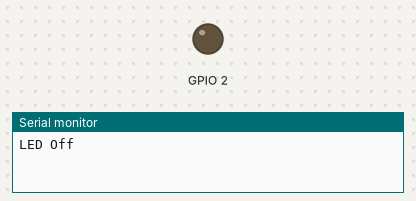
Bench run of a sketch on a simulated ESP8266 (NodeMCU). On the bench: output pins drawn as LEDs (lit = HIGH), the last lines printed to the serial monitor. WiFi joins after 1.5 s; servers stay silent unless stated; uploads are accepted with an empty reply.

Above: at 0.1 s.
At 1.6 s:
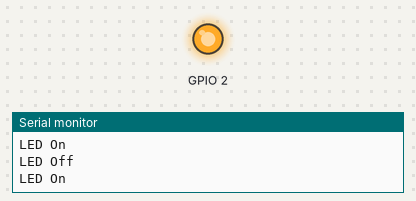
Timing chart, 0 to 3.1 s (numbered marks = the images above):
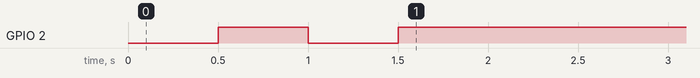

Measured:
- by itself, GPIO 2: LOW → HIGH at 0.50 s, → LOW 0.50 s later, → HIGH 0.50 s later

The sketch:

NodeMCUTestCode.ino
```cpp
//NodeMCU Test Code
//4 Step testing method:
//1)LED Blink 2)Wifi Scan 3)IP Address print 4)Push Dummy Data

#include <ESP8266WiFi.h>
#include <WiFiClientSecure.h>
//Wifi Credentials
const char* MY_SSID = "ReapBenefit";                //Enter your SSID
const char* MY_PWD =  "solvesmalldentbig";          //Enter your password

int value;
String user1;

//For pushing data into google sheet
const char* host = "script.google.com";                 //Do Not Change
const int httpsPort = 443;                //Do Not Change

WiFiClientSecure client;

// SHA1 fingerprint of the certificate, do not change
const char* fingerprint = "46 B2 C3 44 9C 59 09 8B 01 B6 F8 BD 4C FB 00 74 91 2F EF F6";

String GAS_ID = "AKfycbzYAanq99TNhKtw91ZmW2xO1VGF0w4dI5PA9z5v-36dNrnrt5i3"; //GAS ID is obtained after deploying your script as web app

int show;

void setup() {
  Serial.begin(115200);
  show = 0;
  pinMode(LED_BUILTIN, OUTPUT);     // Initialize the LED_BUILTIN pin as an output
}

void wificonnect()
{
  Serial.print("Connecting to " + *MY_SSID);
  WiFi.begin(MY_SSID, MY_PWD);
  while (WiFi.status() != WL_CONNECTED) //not connected,..waiting to connect
  {
    delay(500);
    Serial.print(".");
  }
  Serial.println("Credentials accepted! Connected to wifi\n ");
}

void sendData(int val, String user)
{
  Serial.print("connecting to ");
  Serial.println(host);
  if (client.connect(host, httpsPort))
  {
    if (client.verify(fingerprint, host))
    {
      Serial.println("certificate matches");
    }
    else
    {
      Serial.println("certificate doesn't match");
    }

    String string_value =  String(val, DEC);
    String string_user = String(user);

    String url = "/macros/s/" + GAS_ID + "/exec?value=" + string_value + "&user=" + string_user ;
    Serial.print("requesting URL: ");
    Serial.println(url);

    client.print(String("GET ") + url + " HTTP/1.1\r\n" +
                 "Host: " + host + "\r\n" +
                 "User-Agent: BuildFailureDetectorESP8266\r\n" +
                 "Connection: close\r\n\r\n");

    Serial.println("request sent");
    while (client.connected()) {
      String line = client.readStringUntil('\n');
      if (line == "\r") {
        Serial.println("headers received");
        break;
      }
    }
    String line = client.readStringUntil('\n');
    if (line.startsWith("{\"state\":\"success\"")) {
      Serial.println("esp8266/Arduino CI successfull!");
    } else {
      Serial.println("esp8266/Arduino CI has failed");
    }
    Serial.println("reply was:");
    Serial.println("==========");
    Serial.println(line);
    Serial.println("==========");
    Serial.println("closing connection");
  }
  else {
    Serial.println("connection failed");
    return;
  }
}


void loop() {
  if (show == 0)
  {
    digitalWrite(LED_BUILTIN, LOW);
    Serial.println("LED Off");
    delay(500);
    digitalWrite(LED_BUILTIN, HIGH);
    Serial.println("LED On");
    delay(500);
    digitalWrite(LED_BUILTIN, LOW);
    Serial.println("LED Off");
    delay(500);
    digitalWrite(LED_BUILTIN, HIGH);
    Serial.println("LED On");
    delay(500);
  }

  else if (show == 1)
  {
    wificonnect();

  }

  else if (show == 2)
  {
    Serial.println("IP address: ");
    Serial.println(WiFi.localIP());
  }

  else if (show == 3)
  {
    value = 100;
    user1 = "Test";
    sendData(value, user1);
    delay(2000);
    WiFi.disconnect();
    Serial.println("Wifi disconnected");
  }

  delay(2000);
  show = (show + 1) ;
}
```
